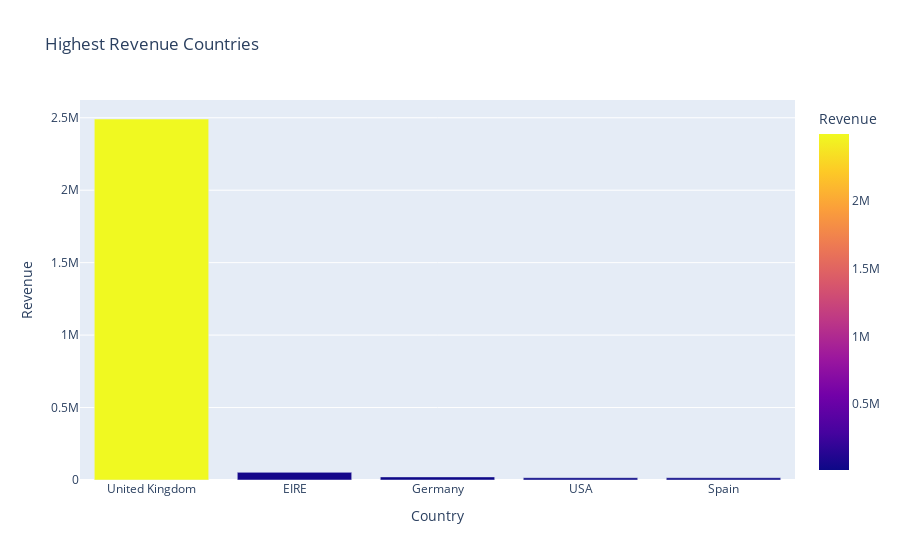

The cell this chart's notebook holds for it:
### Code cell
# Grouping Country and Revenue
top_revenue = df_cancel.groupby(['Country'])['Revenue'].sum().reset_index()
top_revenue = top_revenue.sort_values(by=['Revenue'], ascending = False)

# Creating Diagram Bar to determine which country has top revenue
fig = px.bar(top_revenue.head(5), x='Country', y='Revenue', color='Revenue', title='Highest Revenue Countries')
fig.update_xaxes(title='Country')
fig.update_yaxes(title='Revenue')
fig.show()

### Figure 1 — Plotly figure (JSON) as saved in the notebook; plotly's stock layout.template omitted (floating-point values rounded to 4 significant figures)
{"data": [{"alignmentgroup": "True", "hovertemplate": "Country=%{x}<br>Revenue=%{marker.color}<extra></extra>", "legendgroup": "", "marker": {"color": [2491000.0, 52770.0, 21280.0, 15420.0, 15270.0], "coloraxis": "coloraxis", "pattern": {"shape": ""}}, "name": "", "offsetgroup": "", "orientation": "v", "showlegend": false, "textposition": "auto", "type": "bar", "x": ["United Kingdom", "EIRE", "Germany", "USA", "Spain"], "xaxis": "x", "y": [2491000.0, 52770.0, 21280.0, 15420.0, 15270.0], "yaxis": "y"}], "layout": {"barmode": "relative", "coloraxis": {"colorbar": {"title": {"text": "Revenue"}}, "colorscale": [[0, "#0d0887"], [0.1111, "#46039f"], [0.2222, "#7201a8"], [0.3333, "#9c179e"], [0.4444, "#bd3786"], [0.5556, "#d8576b"], [0.6667, "#ed7953"], [0.7778, "#fb9f3a"], [0.8889, "#fdca26"], [1, "#f0f921"]]}, "legend": {"tracegroupgap": 0}, "title": {"text": "Highest Revenue Countries"}, "xaxis": {"anchor": "y", "domain": [0, 1], "title": {"text": "Country"}}, "yaxis": {"anchor": "x", "domain": [0, 1], "title": {"text": "Revenue"}}}}
